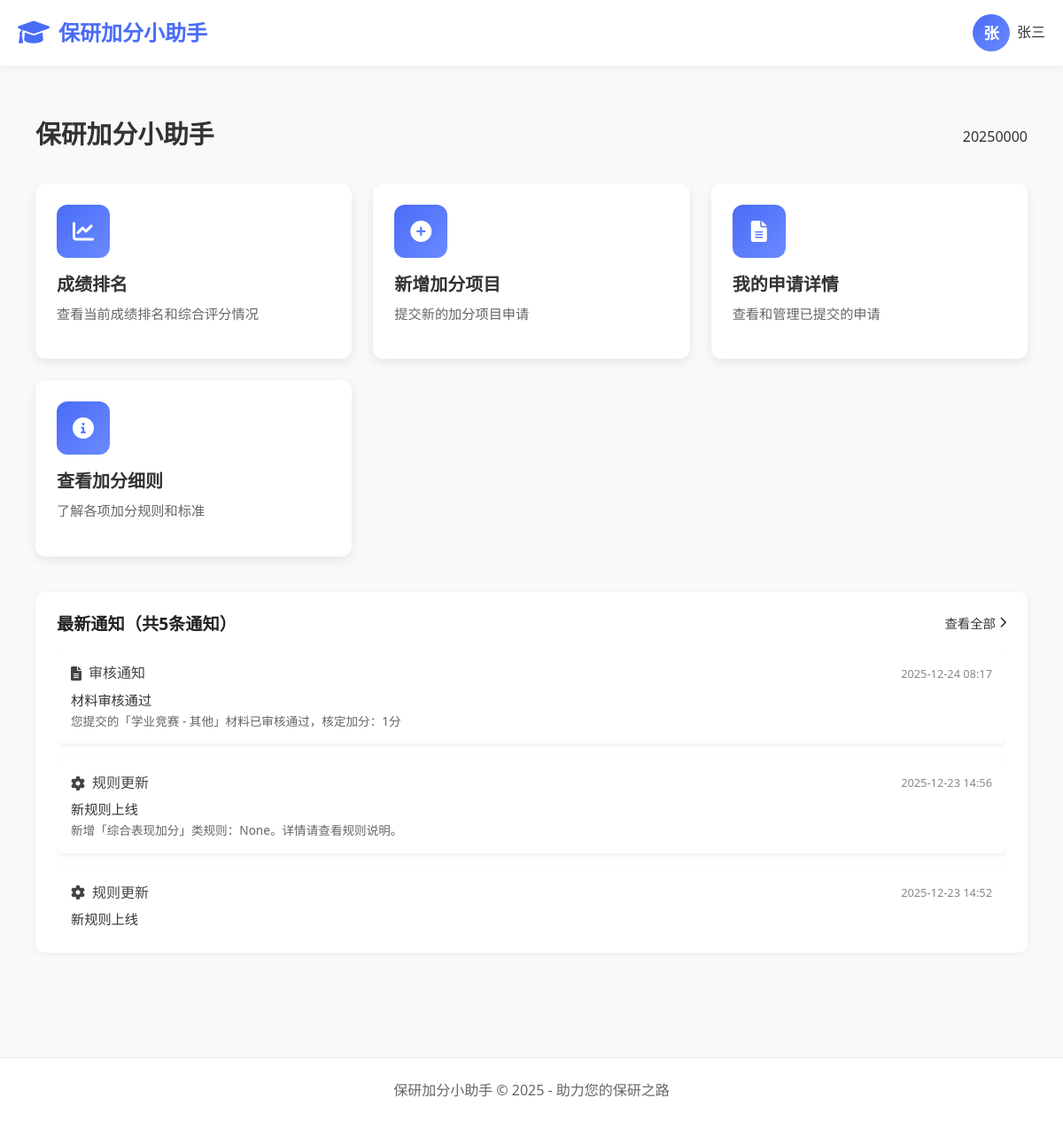
The page /student/ (signed in) on the database its author committed.
### apps/students/models.py (models this page shows, shortened)
class StudentProfile(models.Model):
    user = models.OneToOneField(
        User,
        on_delete=models.CASCADE,
        null=True,
        related_name='profile'  # 反向关联名称
    )
    COLLEGE_CHOICES = [
        ('info', '信息学院'),
        ('other', '其他'),
    ]
    full_name = models.CharField("姓名", max_length=100, blank=True)
    student_id = models.CharField("学号", max_length=20, unique=True,
                                  validators=[RegexValidator(regex=r'^\d{8,20}$', message='学号必须是8-20位数字')])
    grade = models.CharField("年级", max_length=20, blank=True)
    college = models.CharField(
        "学院",
        max_length=100,
        blank=True,
        choices=COLLEGE_CHOICES,
        default='other'  # 默认值设为其他
    )
    department = models.CharField("系别", max_length=100, blank=True)
    major = models.CharField("专业", max_length=100, blank=True)
    enrollment_year = models.PositiveIntegerField("入学年份", null=True, blank=True, help_text="例如：2023")
    GENDER_CHOICES = [
        ('M', '男'),
        ('F', '女'),
        ('O', '其他'),
    ]
    gender = models.CharField("性别", max_length=1, choices=GENDER_CHOICES, blank=True)
    ethnicity = models.CharField("民族", max_length=50, blank=True)
    political_status = models.CharField("政治面貌", max_length=50, blank=True)
    id_card = models.CharField("身份证号", max_length=18, blank=True,
                               validators=[RegexValidator(regex=r'^\d{17}[\dXx]$', message='请输入有效的身份证号')])
    phone = models.CharField("手机号", max_length=11, blank=True, help_text="请输入11位手机号码")
    email = models.EmailField("邮箱", blank=True, help_text="请输入有效的邮箱地址")
    academic_comprehensive_score = models.DecimalField(
        "学业综合成绩",  # 辅导员可设置
        max_digits=5,
        decimal_places=1,
        null=True,
        blank=True
    )
    academic_expertise_score = models.DecimalField(
        "学术专长成绩",  # 来自学术类材料加分
        max_digits=5,
        decimal_places=1,
        default=0
    )
    comprehensive_performance_score = models.DecimalField(
        "综合表现成绩",  # 来自综合类材料加分
        max_digits=5,
        decimal_places=1,
        default=0
    )
    total_score = models.DecimalField(
        "总成绩",
        max_digits=5,
        decimal_places=1,
        null=True,
        blank=True
    )
    academic_comprehensive_ratio = models.DecimalField(
        "学业综合成绩权重",
        max_digits=3,
        decimal_places=2,
        default=0.6  # 60%
    )
    academic_expertise_ratio = models.DecimalField(
        "学术专长成绩权重",
        max_digits=3,
        decimal_places=2,
        default=0.2  # 20%
    )
    comprehensive_performance_ratio = models.DecimalField(
        "综合表现成绩权重",
        max_digits=3,
        decimal_places=2,
        default=0.2  # 20%
    )

class Notification(models.Model):
    NOTIFICATION_TYPES = (
        ('submission', '提交审核通知'),
        ('rule', '规则变动通知'),
        ('system', '系统通知'),
    )
    recipient = models.ForeignKey(
        User,
        on_delete=models.CASCADE,
        related_name='notifications'
    )
    title = models.CharField(max_length=100)
    content = models.TextField()
    type = models.CharField(max_length=20, choices=NOTIFICATION_TYPES)
    is_read = models.BooleanField(default=False)
    created_at = models.DateTimeField(default=timezone.now)
    class Meta:
        ordering = ['-created_at']

### apps/students/views.py (the view)
# urls.py: path('', views.index, name='index'),
@login_required
def index(request):
    notifications = Notification.objects.filter(
        recipient=request.user,
    ).order_by('-created_at')[:5]
    return render(request, 'students/home.html', {
        'notifications': notifications,
    })

### templates/students/home.html (shortened to what this page needs)
{% extends 'students/base.html' %}
{% load static %}
{% block extra_css %}
    <link href="{% static 'CSS/students/student_dashboard.css' %}" rel="stylesheet">
{% endblock %}
{% block content %}
    <div class="container">
        <div class="main-content">
            <div class="page-header">
                <h1 class="page-title">保研加分小助手</h1>
                <div class="user-info">
                    <span class="username">{{ user.username|default:"用户名" }}</span>
                </div>
            </div>
            <div class="features-grid">
                <a href="{% url 'ranking' %}" class="feature-card">
                    <div class="feature-icon">
                        <i class="fas fa-chart-line"></i>
                    </div>
                    <h3 class="feature-title">成绩排名</h3>
                    <p class="feature-description">查看当前成绩排名和综合评分情况</p>
                </a>
                <a href="{% url 'upload' %}" class="feature-card">
                    <div class="feature-icon">
                        <i class="fas fa-plus-circle"></i>
                    </div>
                    <h3 class="feature-title">新增加分项目</h3>
                    <p class="feature-description">提交新的加分项目申请</p>
                </a>
                <a href="{% url 'submissions' %}" class="feature-card">
                    <div class="feature-icon">
                        <i class="fas fa-file-alt"></i>
                    </div>
                    <h3 class="feature-title">我的申请详情</h3>
                    <p class="feature-description">查看和管理已提交的申请</p>
                </a>
                <a href="{% url 'rules' %}" class="feature-card">
                    <div class="feature-icon">
                        <i class="fas fa-info-circle"></i>
                    </div>
                    <h3 class="feature-title">查看加分细则</h3>
                    <p class="feature-description">了解各项加分规则和标准</p>
                </a>
            </div>
            <div class="dynamic-section">
                <div class="section-header">
                    <h2 class="section-title">最新通知（共{{ notifications|length }}条通知）</h2>
                    <a href="{% url 'notifications' %}" class="view-all">
                        查看全部 <i class="fas fa-chevron-right"></i>
                    </a>
                </div>
                <div class="notification-scroll-container">
                    <div class="notification-list" id="notificationScrollContent">
                        {% for notification in notifications %}
                        <div class="notification-item {% if not notification.is_read %}unread{% endif %}">
                            <div class="notification-header">
                                <div class="notification-type">
                                    {% if notification.type == 'submission' %}
                                        <i class="fas fa-file-alt"></i>
                                        <span>审核通知</span>
                                    {% elif notification.type == 'rule' %}
                                        <i class="fas fa-cog"></i>
                                        <span>规则更新</span>
                                    {% else %}
                                        <i class="fas fa-bullhorn"></i>
                                        <span>系统通知</span>
                                    {% endif %}
                                </div>
                                <div class="notification-time">
                                    {{ notification.created_at|date:"Y-m-d H:i" }}
                                </div>
                            </div>
                            <div class="notification-content">
                                <h4>{{ notification.title }}</h4>
                                <p>{{ notification.content|truncatechars:50 }}</p>
                            </div>
                        </div>
                        {% empty %}
                        <div class="empty-notification">
                            <i class="fas fa-bell-slash"></i>
                            <p>暂无新通知</p>
                        </div>
                        {% endfor %}
                    </div>
                </div>
            </div>
        </div>
    </div>
    <br>
{% endblock %}

### templates/students/base.html (shortened to what this page needs)
<!DOCTYPE html>
<html lang="zh-CN">
<head>
    <link href="https://cdn.jsdelivr.net/npm/bootstrap@5.3.0-alpha1/dist/css/bootstrap.min.css" rel="stylesheet">
    <link rel="stylesheet" href="https://cdnjs.cloudflare.com/ajax/libs/font-awesome/6.0.0/css/all.min.css">
    {% load static %}
    <link href="{% static 'CSS/base.css' %}" rel="stylesheet">
    {% block extra_css %}{% endblock %}
</head>
<body>
    <nav class="navbar">
        <div class="container">
            <div class="navbar-content">
                <a href="{% url 'index' %}" class="logo">
                    <i class="fas fa-graduation-cap"></i>
                    <span>保研加分小助手</span>
                </a>
                <div class="user-info">
                    {% if user.is_authenticated %}
                        <a href="{% url 'user_center' %}" class="d-flex align-items-center text-decoration-none" title="个人资料">
                            <div class="user-avatar">{{ user.profile.full_name|first }}</div>
                            <span class="username ms-2">{{ user.profile.full_name }}</span>
                        </a>
                    {% else %}
                        <a href="{% url 'login' %}" class="btn btn-outline-primary btn-sm">登录</a>
                    {% endif %}
                </div>
            </div>
        </div>
    </nav>
    <div class="container">
        <div class="main-content">
            {% block content %}{% endblock %}
        </div>
    </div>
    <footer class="footer">
        <div class="container">
            <p>保研加分小助手 &copy; 2025 - 助力您的保研之路</p>
        </div>
    </footer>
</body>
</html>

### static/CSS/base.css (style rules this page uses)
:root { --primary: #4a6cf7; --primary-light: #6a8aff; --secondary: #6c757d; --light-bg: #f8f9fa; --dark-text: #333333; --gray-text: #666666; --light-gray: #e9ecef; --white: #ffffff; --card-shadow: 0 4px 12px rgba(0, 0, 0, 0.08); --hover-shadow: 0 8px 24px rgba(0, 0, 0, 0.12); }
* { margin: 0; padding: 0; box-sizing: border-box; }
body { font-family: 'Segoe UI', 'PingFang SC', 'Microsoft YaHei', sans-serif; background-color: var(--light-bg); color: var(--dark-text); line-height: 1.6; height: 100%; display: flex; flex-direction: column; }
.container { max-width: 1200px; margin: 0 auto; padding: 0 20px; flex: 1 0 auto; }
.navbar { background: var(--white); box-shadow: 0 2px 10px rgba(0, 0, 0, 0.05); padding: 1rem 0; position: sticky; top: 0; z-index: 100; }
.navbar-content { display: flex; justify-content: space-between; align-items: center; width: 100%; }
html { height: 100%; }
.logo { display: flex; align-items: center; gap: 10px; font-weight: 700; font-size: 1.5rem; color: var(--primary); text-decoration: none; }
.logo i { font-size: 1.8rem; }
.user-info { display: flex; align-items: center; gap: 12px; margin-left: auto; }
.user-avatar { width: 42px; height: 42px; border-radius: 50%; background: linear-gradient(135deg, var(--primary), var(--primary-light)); display: flex; align-items: center; justify-content: center; color: var(--white); font-weight: 600; font-size: 1.1rem; }
.username { font-weight: 500; color: var(--dark-text); }
.main-content { padding: 30px 0; }
.page-header { display: flex; justify-content: space-between; align-items: center; margin-bottom: 30px; }
.page-title { font-size: 1.8rem; font-weight: 700; color: var(--dark-text); }
.features-grid { display: grid; grid-template-columns: repeat(auto-fit, minmax(280px, 1fr)); gap: 24px; margin-bottom: 40px; }
.feature-card { background: var(--white); border-radius: 12px; box-shadow: var(--card-shadow); padding: 24px; transition: all 0.3s ease; text-decoration: none; color: inherit; display: flex; flex-direction: column; height: 100%; }
.feature-icon { width: 60px; height: 60px; border-radius: 12px; background: linear-gradient(135deg, var(--primary), var(--primary-light)); display: flex; align-items: center; justify-content: center; margin-bottom: 18px; color: var(--white); font-size: 1.5rem; }
.feature-title { font-size: 1.25rem; font-weight: 600; margin-bottom: 10px; color: var(--dark-text); }
.feature-description { color: var(--gray-text); font-size: 0.95rem; line-height: 1.5; }
.dynamic-section { margin-bottom: 40px; }
.section-header { display: flex; justify-content: space-between; align-items: center; margin-bottom: 20px; }
.section-title { font-size: 1.4rem; font-weight: 600; color: var(--dark-text); }
.view-all { color: var(--primary); text-decoration: none; font-weight: 500; font-size: 0.95rem; display: flex; align-items: center; gap: 5px; }
.footer { background: var(--white); padding: 24px 0; margin-top: auto; text-align: center; color: var(--gray-text); border-top: 1px solid var(--light-gray); flex-shrink: 0; }

### static/CSS/students/student_dashboard.css (style rules this page uses)
.dynamic-section { background: white; border-radius: 10px; padding: 1.5rem; box-shadow: 0 2px 8px rgba(0,0,0,0.05); margin-bottom: 2rem; }
.section-header { display: flex; justify-content: space-between; align-items: center; margin-bottom: 1rem; }
.section-title { font-size: 1.2rem; color: #222; margin: 0; }
.view-all { color: var(--primary-color); font-size: 0.9rem; text-decoration: none; display: flex; align-items: center; gap: 4px; }
.view-all i { font-size: 0.8rem; }
.notification-scroll-container { overflow: hidden; height: 320px; position: relative; margin-top: 1rem; scrollbar-width: none; -ms-overflow-style: none; }
#notificationScrollContent { animation: scroll 25s linear infinite; }
.notification-item { background: white; border-radius: 8px; padding: 1rem; margin-bottom: 1rem; box-shadow: 0 2px 6px rgba(0,0,0,0.07); transition: transform 0.2s; }
.notification-header { display: flex; justify-content: space-between; margin-bottom: 0.5rem; align-items: center; }
.notification-type { display: flex; align-items: center; gap: 8px; font-weight: 500; color: #444; }
.notification-type i { color: var(--primary-color); }
.notification-time { font-size: 0.8rem; color: #888; }
.notification-content h4 { font-size: 0.95rem; margin-bottom: 0.3rem; color: #333; }
.notification-content p { font-size: 0.85rem; color: #666; margin: 0; line-height: 1.4; }

### rows shown on the page
Notification: type "submission" (drawn), created_at "2025-12-24 08:17", title "材料审核通过", content "您提交的「学业竞赛 - 其他」材料已审核通过，核定加分：1分"
Notification: type "rule" (drawn), created_at "2025-12-23 14:56", title "新规则上线", content "新增「综合表现加分」类规则：None。详情请查看规则说明。"
Notification: type "rule" (drawn), created_at "2025-12-23 14:52", title "新规则上线"

### other values the page prints
{{ user.profile.full_name|first }} "张"
{{ user.profile.full_name }} "张三"
{{ user.username|default:"用户名" }} "20250000"
{{ notifications|length }} "5"
